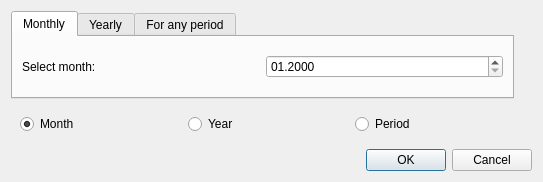
<?xml version="1.0" encoding="UTF-8"?>
<ui version="4.0">
 <class>GenerateCompanyBalance</class>
 <widget class="QDialog" name="GenerateCompanyBalance">
  <property name="geometry">
   <rect>
    <x>0</x>
    <y>0</y>
    <width>543</width>
    <height>182</height>
   </rect>
  </property>
  <property name="windowTitle">
   <string>Generate company balance</string>
  </property>
  <property name="locale">
   <locale language="English" country="UnitedStates"/>
  </property>
  <property name="modal">
   <bool>false</bool>
  </property>
  <layout class="QGridLayout" name="gridLayout">
   <property name="leftMargin">
    <number>11</number>
   </property>
   <property name="topMargin">
    <number>11</number>
   </property>
   <property name="rightMargin">
    <number>11</number>
   </property>
   <property name="bottomMargin">
    <number>11</number>
   </property>
   <item row="2" column="0" colspan="4">
    <layout class="QHBoxLayout" name="horizontalLayout">
     <item>
      <spacer name="horizontalSpacer">
       <property name="orientation">
        <enum>Qt::Horizontal</enum>
       </property>
       <property name="sizeHint" stdset="0">
        <size>
         <width>40</width>
         <height>20</height>
        </size>
       </property>
      </spacer>
     </item>
     <item>
      <widget class="QPushButton" name="okBtn">
       <property name="text">
        <string>OK</string>
       </property>
      </widget>
     </item>
     <item>
      <widget class="QPushButton" name="cancelBtn">
       <property name="text">
        <string>Cancel</string>
       </property>
      </widget>
     </item>
    </layout>
   </item>
   <item row="0" column="0">
    <widget class="QTabWidget" name="tabSelector">
     <property name="minimumSize">
      <size>
       <width>500</width>
       <height>0</height>
      </size>
     </property>
     <property name="currentIndex">
      <number>0</number>
     </property>
     <widget class="QWidget" name="tabMonth">
      <attribute name="title">
       <string>Monthly</string>
      </attribute>
      <layout class="QHBoxLayout" name="horizontalLayout_3">
       <item>
        <widget class="QLabel" name="lbMonthly">
         <property name="text">
          <string>Select month:</string>
         </property>
        </widget>
       </item>
       <item>
        <widget class="QDateEdit" name="dateMonthlyEdit">
         <property name="displayFormat">
          <string>MM.yyyy</string>
         </property>
        </widget>
       </item>
      </layout>
     </widget>
     <widget class="QWidget" name="tabYear">
      <attribute name="title">
       <string>Yearly</string>
      </attribute>
      <layout class="QHBoxLayout" name="horizontalLayout_4">
       <item>
        <widget class="QLabel" name="lbYear">
         <property name="text">
          <string>Select year:</string>
         </property>
        </widget>
       </item>
       <item>
        <widget class="QDateEdit" name="dateYearlyEdit">
         <property name="dateTime">
          <datetime>
           <hour>0</hour>
           <minute>0</minute>
           <second>0</second>
           <year>2000</year>
           <month>1</month>
           <day>1</day>
          </datetime>
         </property>
         <property name="currentSection">
          <enum>QDateTimeEdit::YearSection</enum>
         </property>
         <property name="displayFormat">
          <string>yyyy</string>
         </property>
        </widget>
       </item>
      </layout>
     </widget>
     <widget class="QWidget" name="tab">
      <attribute name="title">
       <string>For any period</string>
      </attribute>
      <layout class="QHBoxLayout" name="horizontalLayout_2">
       <item>
        <widget class="QLabel" name="fromLb_2">
         <property name="text">
          <string>From date:</string>
         </property>
        </widget>
       </item>
       <item>
        <widget class="QDateEdit" name="fromDateEdit">
         <property name="currentSection">
          <enum>QDateTimeEdit::MonthSection</enum>
         </property>
         <property name="displayFormat">
          <string>MM.yyyy</string>
         </property>
        </widget>
       </item>
       <item>
        <widget class="QLabel" name="label_3">
         <property name="text">
          <string>Till date:</string>
         </property>
        </widget>
       </item>
       <item>
        <widget class="QDateEdit" name="tillDateEdit">
         <property name="displayFormat">
          <string>MM.yyyy</string>
         </property>
        </widget>
       </item>
      </layout>
     </widget>
    </widget>
   </item>
   <item row="1" column="0" colspan="3">
    <widget class="QWidget" name="radioWidget" native="true">
     <layout class="QHBoxLayout" name="horizontalLayout_5">
      <item>
       <widget class="QRadioButton" name="radioMon">
        <property name="text">
         <string>Month</string>
        </property>
        <property name="checkable">
         <bool>true</bool>
        </property>
        <property name="checked">
         <bool>true</bool>
        </property>
       </widget>
      </item>
      <item>
       <widget class="QRadioButton" name="radioYear">
        <property name="text">
         <string>Year</string>
        </property>
       </widget>
      </item>
      <item>
       <widget class="QRadioButton" name="radioPeriod">
        <property name="text">
         <string>Period</string>
        </property>
       </widget>
      </item>
     </layout>
    </widget>
   </item>
  </layout>
 </widget>
 <tabstops>
  <tabstop>okBtn</tabstop>
  <tabstop>cancelBtn</tabstop>
 </tabstops>
 <resources/>
 <connections/>
</ui>
